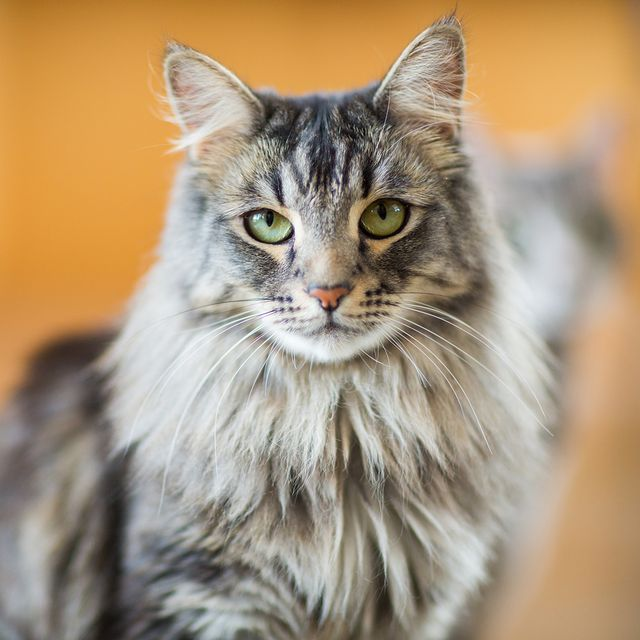
#> input picture gato.jpg, 640 x 640 px
$ jupyter execute testesOpenCV.ipynb
#> lines starting #> are read from the running program, lines starting #| are printed output that depends on the picture; after the words box and inside, x2 and y2 are one past the last pixel; in counts of white or black regions, pixels touching at a corner belong together
[cell 1]
import cv2 as cv
import numpy as np
from matplotlib import pyplot as plt
from scipy import ndimage

Threshold

[cell 2]
img = cv.imread('gato.jpg',0)
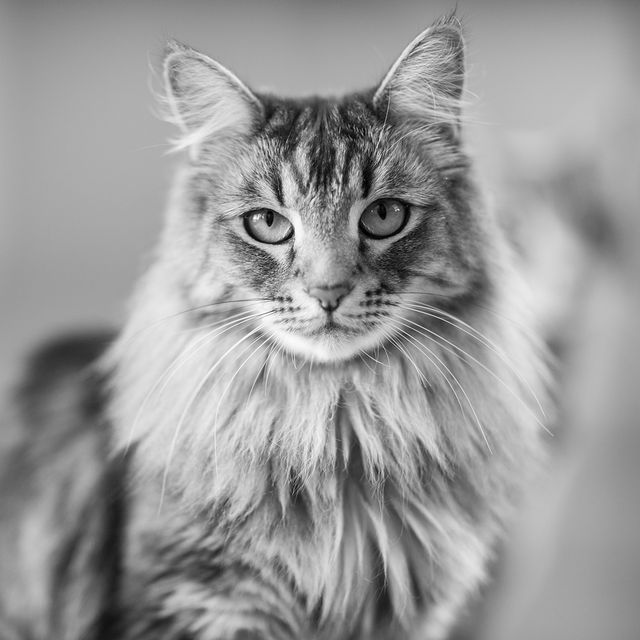
#> img: shape (640, 640); min 0, max 255, mean 153.8
img = cv.cvtColor(img, cv.COLOR_BGR2RGB)
#> img: shape (640, 640, 3)
ret,thresh1 = cv.threshold(img,127,255,cv.THRESH_BINARY)
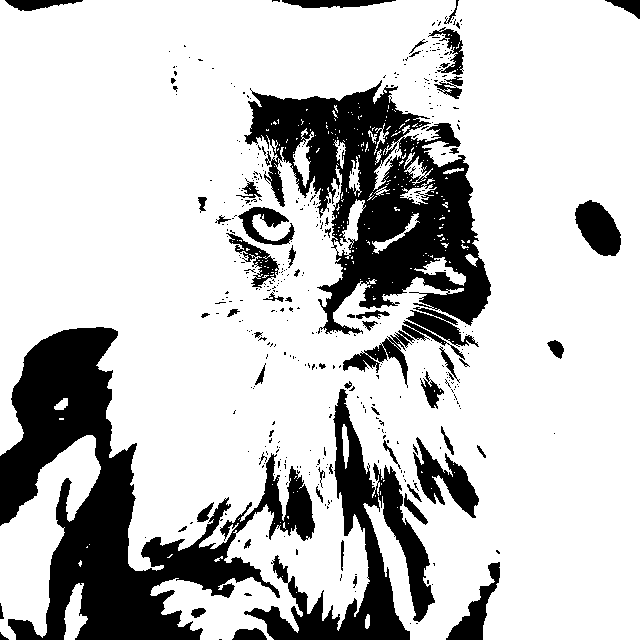
#> thresh1: shape (640, 640, 3); 77.6% white; 439 black regions (376 under 20 px), largest, box (x1, y1, x2, y2) and area: (0, 327, 315, 640) 34759, (244, 80, 491, 335) 28197, (244, 389, 435, 640) 12200
ret,thresh2 = cv.threshold(img,127,255,cv.THRESH_BINARY_INV)
ret,thresh3 = cv.threshold(img,127,255,cv.THRESH_TRUNC)
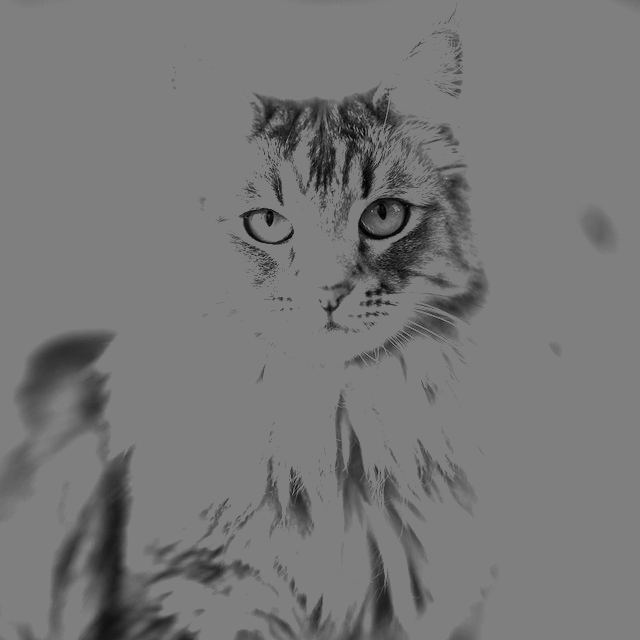
#> thresh3: shape (640, 640, 3); min 0, max 127, mean 119
ret,thresh4 = cv.threshold(img,127,255,cv.THRESH_TOZERO)
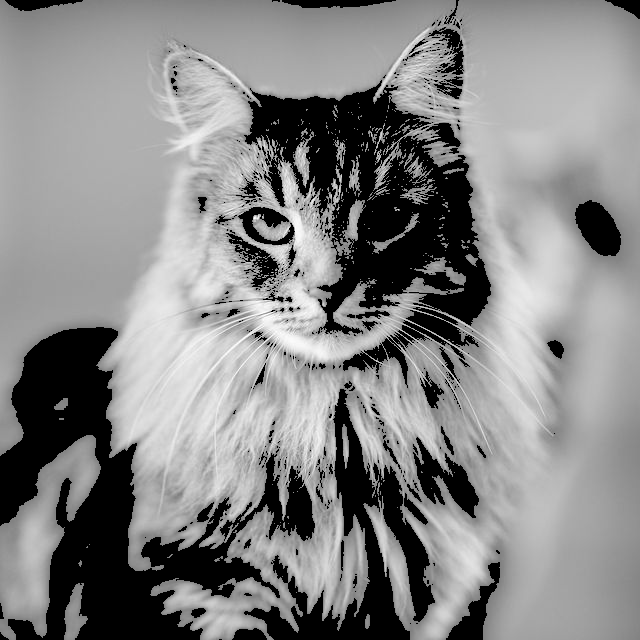
#> thresh4: shape (640, 640, 3); min 0, max 255, mean 133.4
ret,thresh5 = cv.threshold(img,127,255,cv.THRESH_TOZERO_INV)
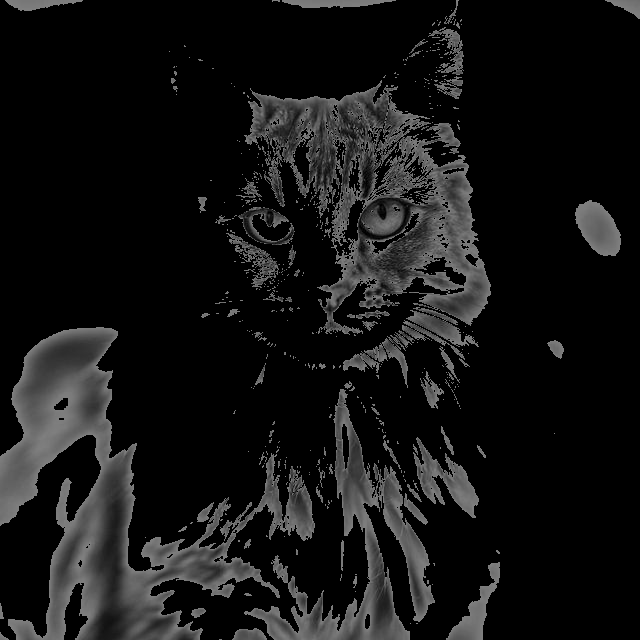
#> thresh5: shape (640, 640, 3); min 0, max 127, mean 20.4
# ret,thresh6 = cv.threshold(img,127,255,cv.THRESH_MASK)
# ret,thresh7 = cv.threshold(img,127,255,cv.THRESH_OTSU)
# ret, thresh8 = cv.threshold(img,127,255,cv.THRESH_TRIANGLE)
titles = ['Original Image','BINARY','BINARY_INV','TRUNC','TOZERO','TOZERO_INV']
images = [img, thresh1, thresh2, thresh3, thresh4, thresh5]
for i in range(6):
    plt.subplot(2,3,i+1),plt.imshow(images[i], 'gray',vmin=0,vmax=255)
    plt.title(titles[i])
    plt.xticks([]),plt.yticks([])
plt.show()

Grayscale

[cell 3]
img = cv.imread('gato.jpg')
#> img is the input picture: shape (640, 640, 3); mean B, G, R 122.1, 150.4, 172.4
img = cv.cvtColor(img, cv.COLOR_BGR2RGB)
gray_image = cv.cvtColor(img, cv.COLOR_RGB2GRAY)
gray_invert = 255 - gray_image
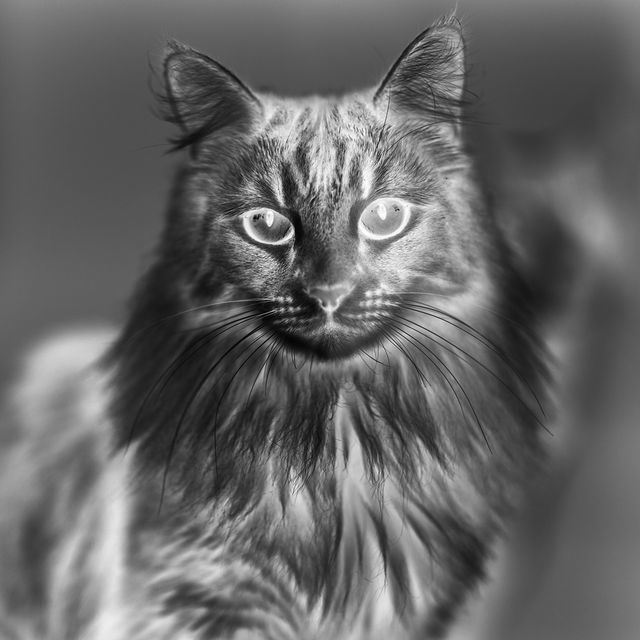
#> gray_invert: shape (640, 640); min 0, max 255, mean 101.2
# neg = 255 - img
# plt.imshow(img, 'gray', vmin=0, vmax=255)

titles = ['Original Image', 'BW Image', 'BW Inv Image']
images = [img, gray_image, gray_invert]

for i in range(3):
    plt.subplot(1, 3, i+1),plt.imshow(images[i], 'gray', vmin=0, vmax=255)
    plt.title(titles[i])
    plt.xticks([]),plt.yticks([])
plt.show()

Roberts Edge Detection

[cell 4]
roberts_cross_v = np.array( [[1, 0 ],
                             [0,-1 ]] )

roberts_cross_h = np.array( [[ 0, 1 ],
                             [ -1, 0 ]] )

img = cv.imread("gato.jpg",0).astype('float64')
#> img: shape (640, 640) float64; min 0, max 255, mean 153.8
# img = cv.cvtColor(img, cv.COLOR_BGR2RGB)
# imge = img.astype('float64')
img/=255.0
vertical = ndimage.convolve(img, roberts_cross_v)
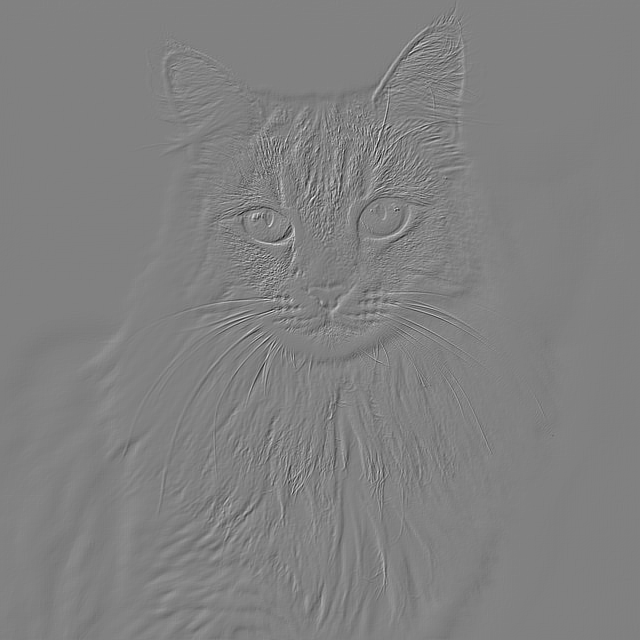
#> vertical: shape (640, 640) float64; min -0.733, max 0.714, mean -9.85e-05; drawn with min black and max white
horizontal = ndimage.convolve(img, roberts_cross_h)
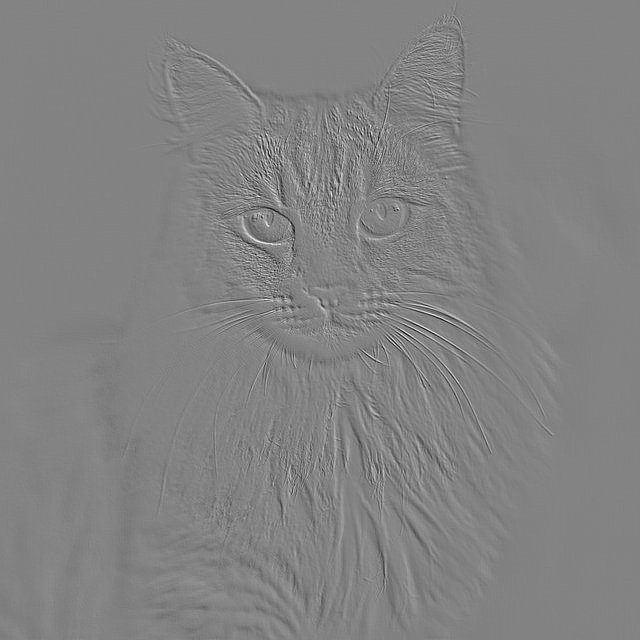
#> horizontal: shape (640, 640) float64; min -0.694, max 0.663, mean -8.16e-05; drawn with min black and max white

edged_img = np.sqrt(np.square(horizontal) + np.square(vertical))
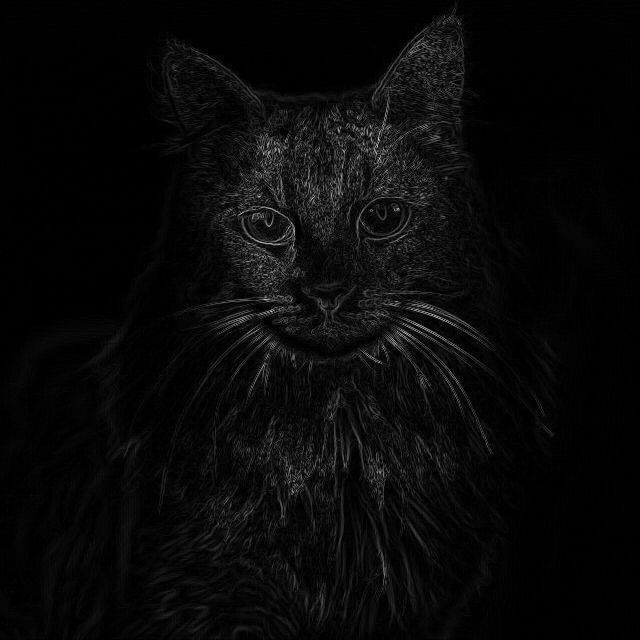
#> edged_img: shape (640, 640) float64; min 0, max 0.873, mean 0.0363
edged_img*=255
plt.subplot(1,1,1),plt.imshow(edged_img, 'gray')
plt.title('Roberts Edge Detection')
plt.show()

$ run again, with mingau.jpg copied over gato.jpg
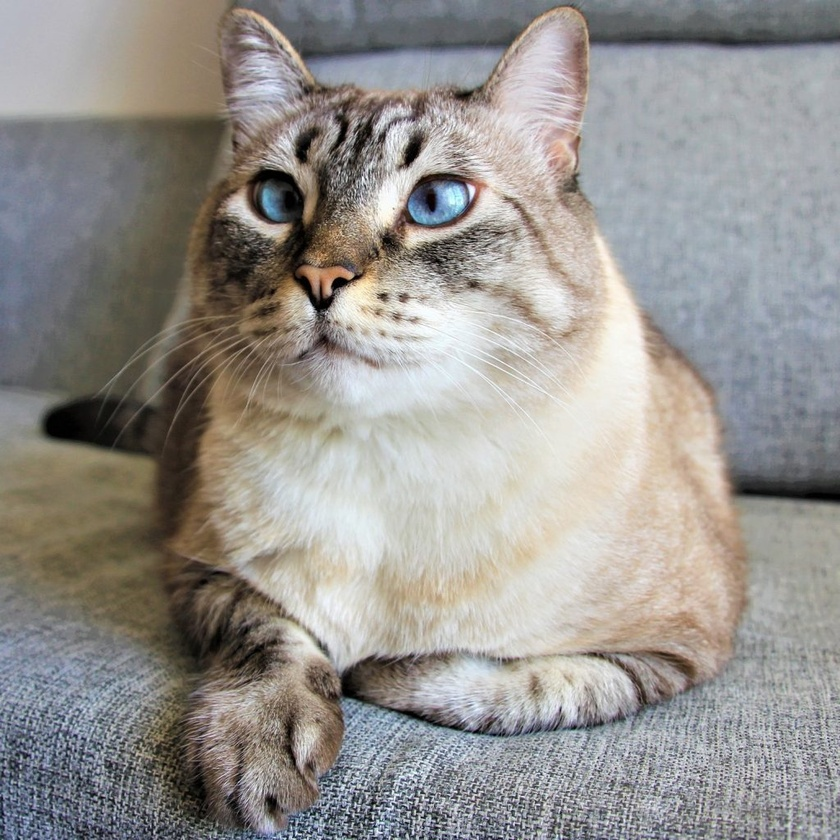
#> input picture mingau.jpg, 840 x 840 px, shrunk from 1024 x 1024 before the run
#> `ret,thresh1 = cv.threshold(img,127,255,cv.THRESH_BINARY)`:
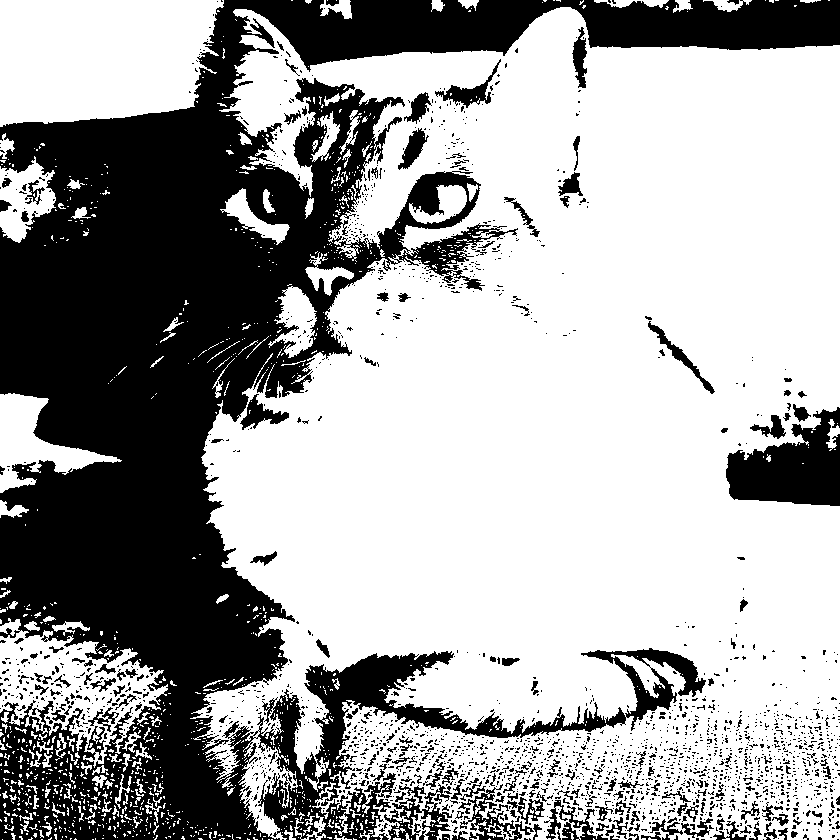
#> thresh1: shape (840, 840, 3); 64.1% white; 2191 black regions (2003 under 20 px), largest, box (x1, y1, x2, y2) and area: (0, 0, 840, 840) 221151, (726, 407, 840, 506) 7011, (384, 783, 452, 840) 1352
#> img is the input picture: shape (840, 840, 3); mean B, G, R 142.8, 146.5, 149.5
#> `edged_img = np.sqrt(np.square(horizontal) + np.square(vertical))`:
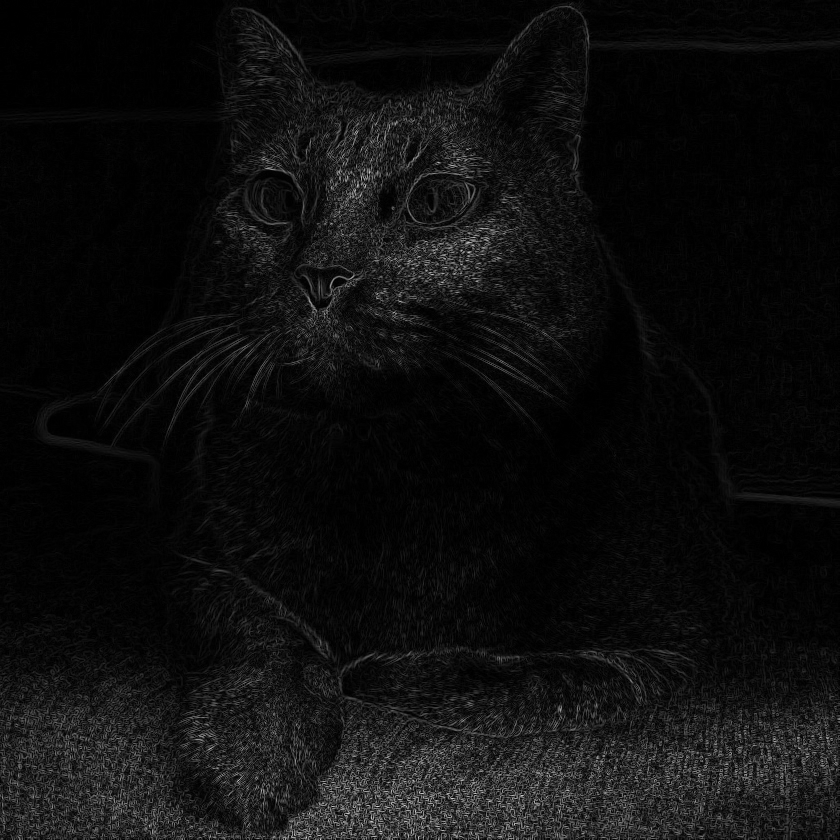
#> edged_img: shape (840, 840) float64; min 0, max 0.848, mean 0.0585
